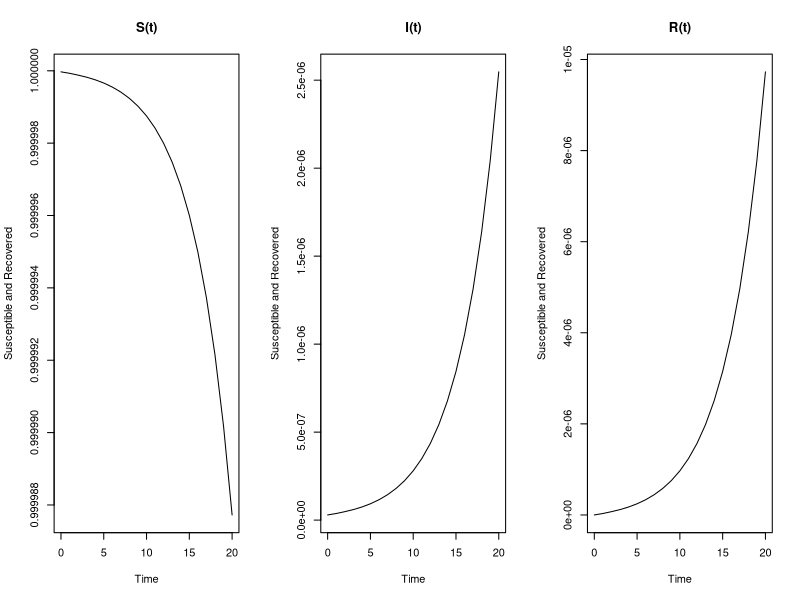

Write the R code that produced this figure.
## Load deSolve package
library(deSolve)
Total=1.4e9
PERIOD=20
#c(beta = 1.06, gamma = 0.85)

## Create an SIR function
sir <- function(time, state, parameters) {
  
  with(as.list(c(state, parameters)), {
    
    dS <- -beta * S * I
    dI <-  beta * S * I - gamma * I
    dR <-                 gamma * I
    
    return(list(c(dS, dI, dR)))
  })
}

### Set parameters
## Proportion in each compartment: Susceptible 0.999999, Infected 0.000001, Recovered 0
init       <- c(S = 1-41/1400000000, I = 41/1400000000, R = 0.0)
## beta: infection parameter; gamma: recovery parameter
parameters <- c(beta = 1.07, gamma = 0.85)
## Time frame
times      <- seq(0, PERIOD, by = 1)
## Solve using ode (General Solver for Ordinary Differential Equations)
out <- ode(y = init, times = times, func = sir, parms = parameters)
## change to data frame
out <- as.data.frame(out)
## Delete time variable
out$time <- NULL
# Show data
## Plot
par(mfrow=c(1,3))
# matplot(x = times, y = out, type = "l",
#         xlab = "Time", ylab = "Susceptible and Recovered", main = "SIR Model",
#         lwd = 1, lty = 1, bty = "l", col = 2:4)
plot(x = times, y = out$S, type = 'l', xlab = "Time", ylab = "Susceptible and Recovered", main="S(t)")
plot(x = times, y = out$I, type = 'l', xlab = "Time", ylab = "Susceptible and Recovered", main="I(t)")
plot(x = times, y = out$R, type = 'l', xlab = "Time", ylab = "Susceptible and Recovered", main="R(t)")

## Add legend
legend(0, 0.7, c("Susceptible", "Infected", "Recovered"), pch = 1, col = 2:4, bty = "n")

final=out*Total
final=cbind(Time=seq(1.13,1.33,0.01),final,Total=Total-final$S)
final[seq(1,20,1),]
